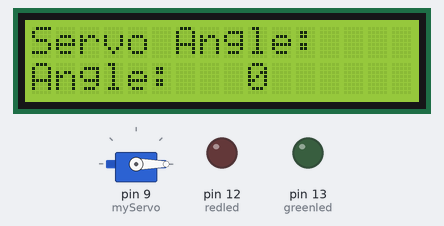
Recording of a sketch running on a simulated Arduino Uno, built with avr-gcc and run on an emulated ATmega328P. Shown: servo, 16×2 character LCD, output pins drawn as LEDs (lit = HIGH).

Above: at 0.1 s.
At 1.1 s:
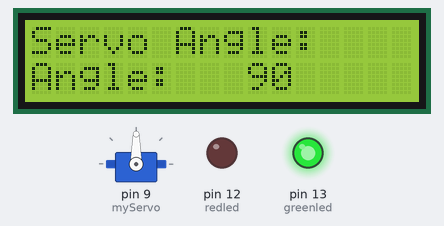
At 33.2 s:
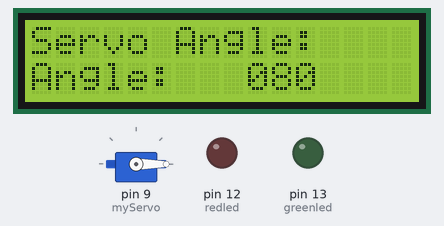
At 64.2 s:
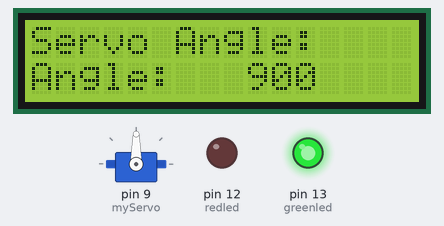
At 128.3 s:
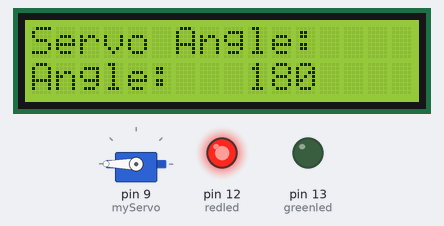
Timing chart, 0 to 130.0 s (numbered marks = the images above):
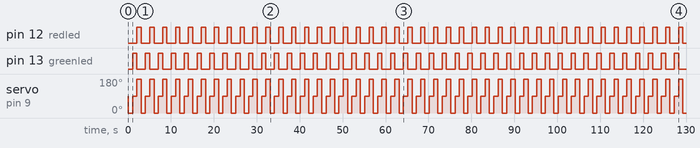

The sketch:

Motor.ino
```cpp
#include <Servo.h>
#include <LiquidCrystal.h>

// Define pins for the LEDs and LCD
int greenled = 13; // Green LED pin
int redled = 12;   // Red LED pin

// Create a Servo object
Servo myServo;

// Create an LCD object (RS, E, D4, D5, D6, D7)
LiquidCrystal lcd(7, 6, 5, 4, 3, 2);

void setup() {
  myServo.attach(9); // Attach the servo on pin 9
  pinMode(greenled, OUTPUT);
  pinMode(redled, OUTPUT);

  // Initialize the LCD
  lcd.begin(16, 2);
  lcd.print("Servo Angle:");
}

void loop() {
  // Rotate continuously in one direction (0 degrees)
  myServo.write(0); // Set speed and direction
  digitalWrite(greenled, LOW);
  digitalWrite(redled, LOW);

  lcd.setCursor(0, 1); // Set cursor to the second line
  lcd.print("Angle:   "); // Clear previous angle display
  lcd.print("0"); // Display current angle
  delay(1000); // Rotate for 1 second

  // Rotate to position (90 degrees)
  myServo.write(90); // Set speed and direction
  digitalWrite(greenled, HIGH);
  digitalWrite(redled, LOW);

  lcd.setCursor(0, 1); // Set cursor to the second line
  lcd.print("Angle:   "); // Clear previous angle display
  lcd.print("90"); // Display current angle
  delay(1000); // Rotate for 1 second

  // Rotate continuously in the opposite direction (180 degrees)
  myServo.write(180); // Set speed and direction
  digitalWrite(greenled, LOW);
  digitalWrite(redled, HIGH);

  lcd.setCursor(0, 1); // Set cursor to the second line
  lcd.print("Angle:   "); // Clear previous angle display
  lcd.print("180"); // Display current angle
  delay(1000); // Rotate for 1 second
}
```

Measured:
- by itself, pin 12 (redled), pin 13 (greenled): alternates HIGH for 1.0 s and LOW for 2.0 s
- by itself, servo on pin 9 (myServo): repeats every 3.0 s: 90° 1.0 s, 180° 1.0 s, 0° 1.0 s
- what the display in image 1 shows lasts 1.0 s, from 1.1 s to 2.1 s
